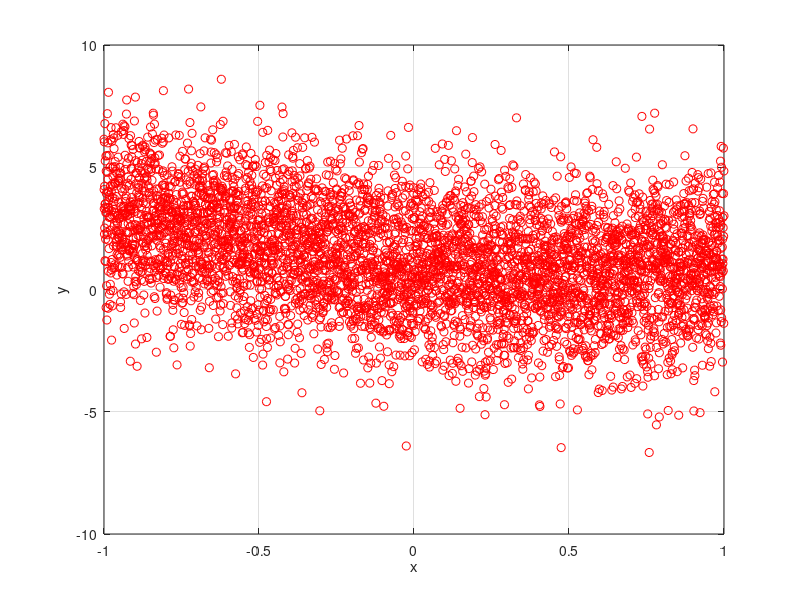
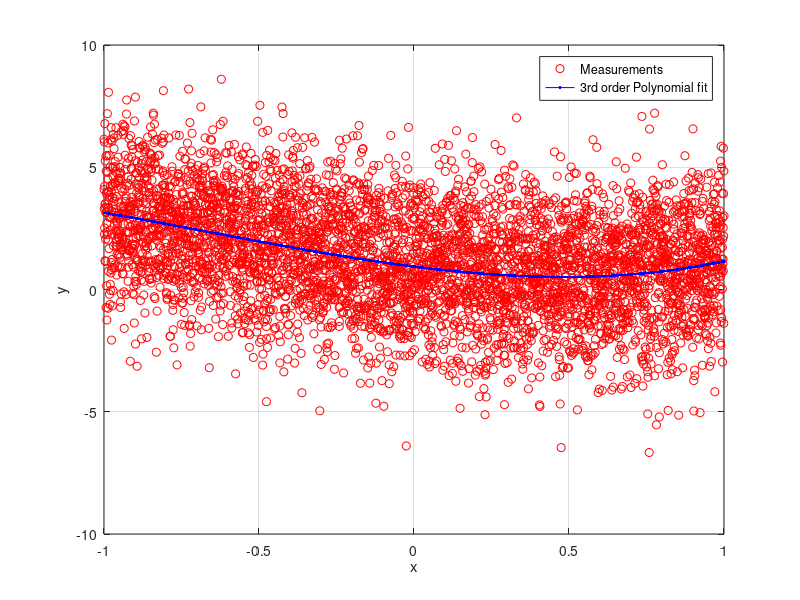
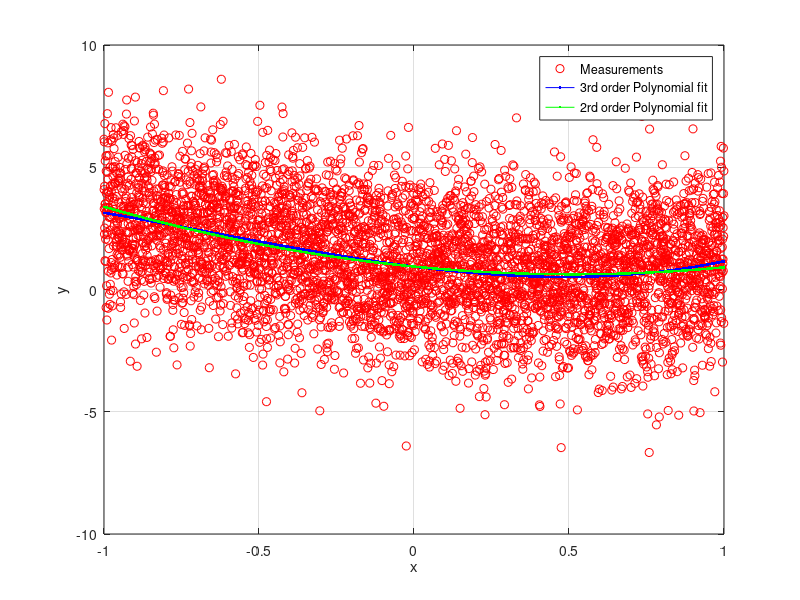

Recreate these plots in MATLAB, in order.
close all
clear all

% exactly the same as E13 but now N=1000
% run script with f5

N = 5000; % number of samples
x = linspace(-1,1,N)'; % N equally spaced points between -1 and 1
% transpose to obtain a column vector of dimansion Nx1
% check with size(x)
s = 2; % standard deviation
y = 0.4*x.^3 +x.^2 -1.5*x +1 +s*randn(N,1); % noisy samples of polynomial realtionship

figure(1)
plot(x,y,'ro')
grid on
xlabel('x')
ylabel('y')


% question b
A = [x.^3 x.^2 x ones(N,1)]; % A is a Nx4 matrix 
size(A)
% We want to solve the system A*theta = y
theta = inv(A'*A)*A'*y % least square estimate
% theta is a 4x1 vector
yest = A*theta; % reconstructed y points using estimated coefficients

figure(2)
plot(x,y,'ro')
hold on
plot(x,yest,'b.-')
hold off
grid on
xlabel('x')
ylabel('y')
legend('Measurements','3rd order Polynomial fit')

% question c
A2 = [x.^2 x ones(N,1)]; % A2 is now a Nx3 matrix 
theta2 = inv(A2'*A2)*A2'*y % least square estimate
% theta is now a 3x1 vector
yest2 = A2*theta2; % reconstructed y points using 2order fit

figure(3)
plot(x,y,'ro')
hold on
plot(x,yest,'b.-')
plot(x,yest2,'g.-')
hold off
grid on
xlabel('x')
ylabel('y')
legend('Measurements','3rd order Polynomial fit','2rd order Polynomial fit')



